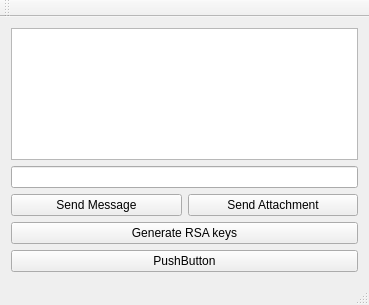
<?xml version="1.0" encoding="UTF-8"?>
<ui version="4.0">
 <class>MainWindow</class>
 <widget class="QMainWindow" name="MainWindow">
  <property name="geometry">
   <rect>
    <x>0</x>
    <y>0</y>
    <width>369</width>
    <height>305</height>
   </rect>
  </property>
  <property name="windowTitle">
   <string>QTCPClient</string>
  </property>
  <property name="styleSheet">
   <string notr="true"/>
  </property>
  <widget class="QWidget" name="centralWidget">
   <layout class="QGridLayout" name="gridLayout_2">
    <item row="2" column="0">
     <widget class="QPushButton" name="pushButton_generate_RSA_keys">
      <property name="text">
       <string>Generate RSA keys</string>
      </property>
     </widget>
    </item>
    <item row="0" column="0">
     <widget class="QTextBrowser" name="textBrowser_receivedMessages">
      <property name="styleSheet">
       <string notr="true"/>
      </property>
     </widget>
    </item>
    <item row="1" column="0">
     <layout class="QGridLayout" name="gridLayout">
      <item row="1" column="0">
       <widget class="QPushButton" name="pushButton_sendMessage">
        <property name="styleSheet">
         <string notr="true"/>
        </property>
        <property name="text">
         <string>Send Message</string>
        </property>
       </widget>
      </item>
      <item row="1" column="1">
       <widget class="QPushButton" name="pushButton_sendAttachment">
        <property name="styleSheet">
         <string notr="true"/>
        </property>
        <property name="text">
         <string>Send Attachment</string>
        </property>
       </widget>
      </item>
      <item row="0" column="0" colspan="2">
       <widget class="QLineEdit" name="lineEdit_message">
        <property name="sizePolicy">
         <sizepolicy hsizetype="Expanding" vsizetype="Fixed">
          <horstretch>0</horstretch>
          <verstretch>0</verstretch>
         </sizepolicy>
        </property>
        <property name="styleSheet">
         <string notr="true"/>
        </property>
       </widget>
      </item>
     </layout>
    </item>
    <item row="3" column="0">
     <widget class="QPushButton" name="login">
      <property name="text">
       <string>PushButton</string>
      </property>
     </widget>
    </item>
   </layout>
  </widget>
  <widget class="QMenuBar" name="menuBar">
   <property name="geometry">
    <rect>
     <x>0</x>
     <y>0</y>
     <width>369</width>
     <height>20</height>
    </rect>
   </property>
  </widget>
  <widget class="QToolBar" name="mainToolBar">
   <attribute name="toolBarArea">
    <enum>TopToolBarArea</enum>
   </attribute>
   <attribute name="toolBarBreak">
    <bool>false</bool>
   </attribute>
  </widget>
  <widget class="QStatusBar" name="statusBar"/>
 </widget>
 <layoutdefault spacing="6" margin="11"/>
 <resources/>
 <connections/>
</ui>
